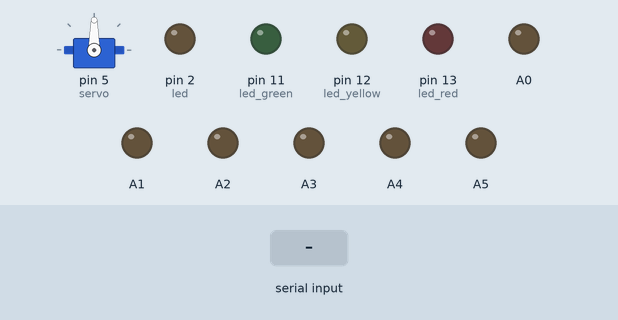
Bench run of a sketch on a simulated Arduino Uno, built with avr-gcc and run on an emulated ATmega328P. Parts: servo, output pins drawn as LEDs (lit = HIGH). Wiring (inferred from the names in the program): servo: signal pin 5. Inputs (shaded band) come from the test bench. Servo pulses on a pin are drawn as a servo (544–2400 µs = 0–180°); pins used as bus, display or sensor lines are not drawn.

Above: at 1.2 s.
1.3 s: "h" received over Serial
At 2.5 s:
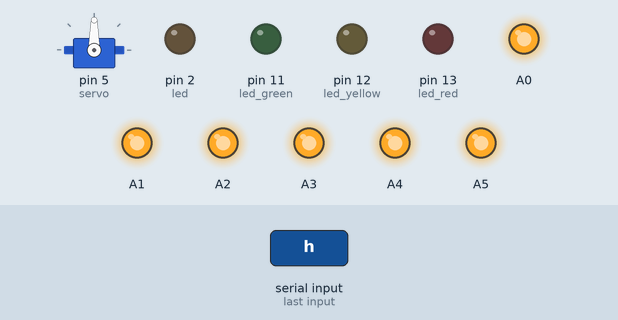
2.8 s: "n" received over Serial
At 3.7 s:
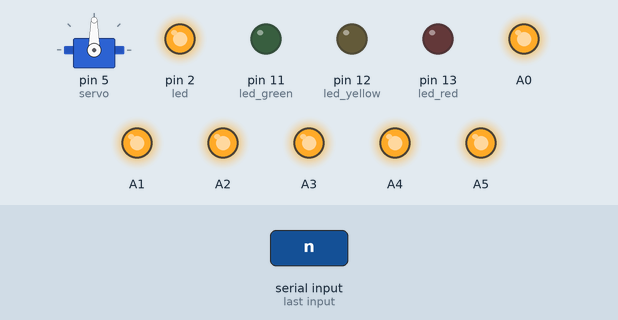
4.3 s: "j" received over Serial
At 5.0 s:
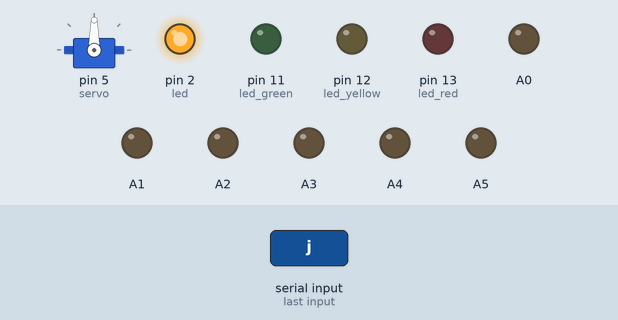
5.8 s: "g" received over Serial
At 6.9 s:
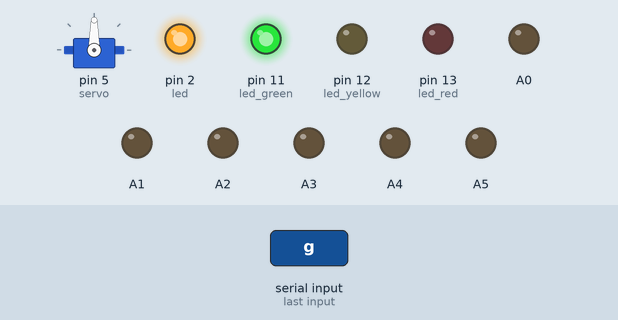
7.3 s: "m" received over Serial
At 8.2 s:
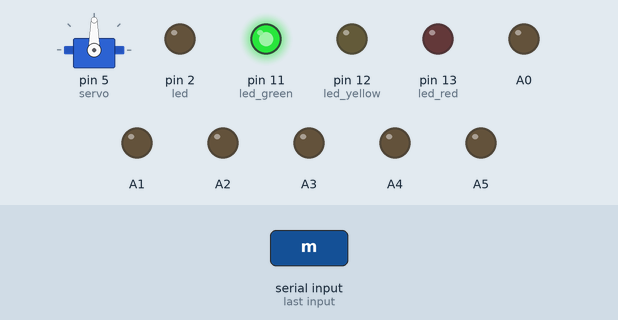
8.8 s: "y" received over Serial
At 9.5 s:
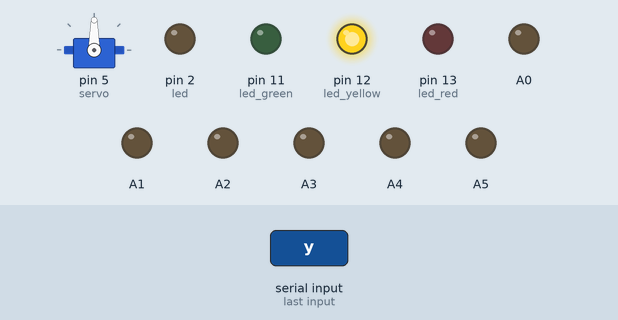
Timing chart, 0 to 11.3 s (numbered marks = the images above; inputs shaded):
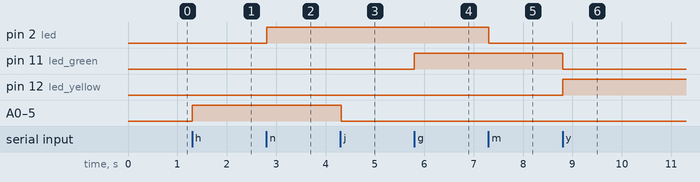

The sketch:

simple_wheeled_robot.ino
```cpp
int      distance;
int      distance_left;
int      distance_right;
int      motor_value;
int      motor_value_a;
int      motor_value_b;
int      motor_value_c;
int      motor_value_d;
int      motor_a               = 6;
int      motor_b               = 7;
int      motor_c               = 8;
int      motor_d               = 9;
int      servo                 = 5;
int      led                   = 2;
int      led_red               = 13;
int      led_yellow            = 12;
int      led_green             = 11;
int      distance_sensor_left  = 3;
int      distance_sensor_right = 4;
char     data;
uint16_t angle                 = 1500;

void setup()
{
    // Set serial's baud rate.
    Serial.begin(9600);
    pinMode(motor_a, INPUT);
    pinMode(motor_b, INPUT);
    pinMode(motor_c, INPUT);
    pinMode(motor_d, INPUT);
    pinMode(servo, OUTPUT);
    pinMode(led , OUTPUT);
    pinMode(led_red, OUTPUT);
    pinMode(led_yellow, OUTPUT);
    pinMode(led_green, OUTPUT);
    pinMode(distance_sensor_left, INPUT);
    pinMode(distance_sensor_right, INPUT);
    pinMode(A0, OUTPUT);
    pinMode(A1, OUTPUT);
    pinMode(A2, OUTPUT);
    pinMode(A3, OUTPUT);
    pinMode(A4, OUTPUT);
    pinMode(A5, OUTPUT);
}

void loop()
{
    if (Serial.available()) {
        switch(Serial.read()) {
            // Light up the logo.
            case 'h': {
                digitalWrite(A0, HIGH);
                digitalWrite(A1, HIGH);
                digitalWrite(A2, HIGH);
                digitalWrite(A3, HIGH);
                digitalWrite(A4, HIGH);
                digitalWrite(A5, HIGH);
                break;
            }
            // Turn off the logo.
            case 'j': {
                digitalWrite(A0, LOW);
                digitalWrite(A1, LOW);
                digitalWrite(A2, LOW);
                digitalWrite(A3, LOW);
                digitalWrite(A4, LOW);
                digitalWrite(A5, LOW);
                break;
            }
            // Move the servo in forward directory.
            case 'o' : {
                angle += 50;
                if (angle > 2500) {
                    angle = 2500;
                }
                break;
            }
            // Move the servo in reverse directory.
            case 'p' : {
                angle -= 50;
                if (angle < 500) {
                    angle = 500;
                }
                break;
            }
            case 'n': {
                digitalWrite(led, HIGH);
                break;
            }
            case 'm': {
                digitalWrite(led, LOW);
                break;
            }
            case 'g': {
                // When the distance between objects and car is far enough,
                // light the green led.
                digitalWrite(led_green, HIGH);
                digitalWrite(led_yellow, LOW);
                digitalWrite(led_red, LOW);
                break;
            }
            case 'y': {
                // When the distance between objects and car is near enough,
                // light the yellow led.
                digitalWrite(led_yellow, HIGH);
                digitalWrite(led_green, LOW);
                digitalWrite(led_red, LOW);
                break;
            }
            case 'r': {
                // When the distance between objects and car is very near,
                // light the red led.
                digitalWrite(led_red, HIGH);
                digitalWrite(led_yellow, LOW);
                digitalWrite(led_green, LOW);
                break;
            }
            case 'k': {
                // Return distance sensor's state between objects and car.
                distance_left = digitalRead(distance_sensor_left);
                distance_right = digitalRead(distance_sensor_right);
                distance = distance_left * 10 + distance_right ;
                Serial.println(distance, DEC);
                break;
            }
            case 'i': {
                while (1) {
                    // Return motor's state to raspberry pi.
                    motor_value_a = digitalRead(motor_a);
                    motor_value_b = digitalRead(motor_b);
                    motor_value_c = digitalRead(motor_c);
                    motor_value_d = digitalRead(motor_d);
                    motor_value = motor_value_a * 1000 + motor_value_b * 100 +
                        motor_value_c * 10 + motor_value_d;
                    Serial.println(motor_value, DEC);
                    delay(1000);
                    data = Serial.read();
                    if (data == 'l') {
                        break;
                    }
                }
            }
            default:
                break;
        }
    }
    // Delay enough time for servo to move position.
    digitalWrite(servo, HIGH);
    delayMicroseconds(angle);
    digitalWrite(servo, LOW);
    delay(15);
}
```

Measured:
- after the input at 1.3 s, A0–5: LOW → HIGH at once
- after the input at 2.8 s, pin 2 (led): LOW → HIGH at once
- after the input at 4.3 s, A0–5: HIGH → LOW at once
- after the input at 5.8 s, pin 11 (led_green): LOW → HIGH at once
- after the input at 7.3 s, pin 2 (led): HIGH → LOW at once
- after the input at 8.8 s, pin 11 (led_green): HIGH → LOW at once; pin 12 (led_yellow): LOW → HIGH at once
